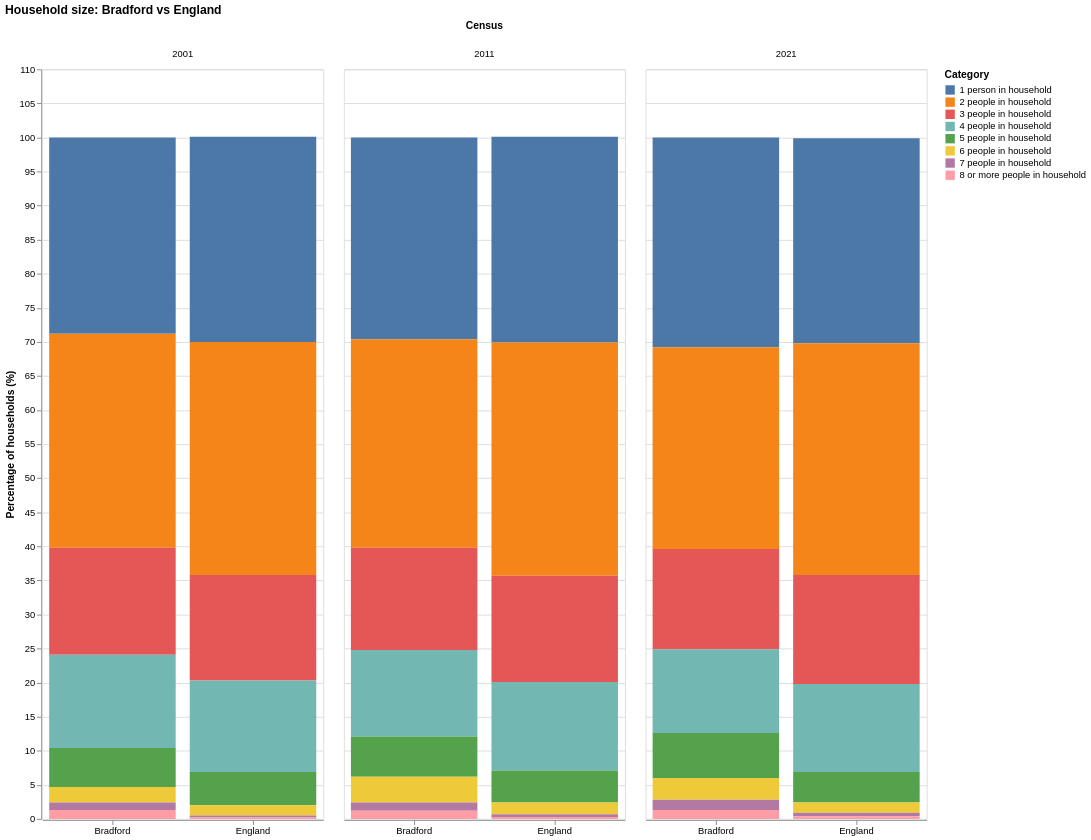

Here is the notebook cell this chart was saved with:
### Code cell
plot_bradford_vs_england(
    df_size,
    title="Household size: Bradford vs England"
)

### Figure 1 — Vega-Lite specification as saved in the notebook (floating-point values rounded to 4 significant figures)
{"config": {"view": {"continuousWidth": 300, "continuousHeight": 300}}, "data": {"name": "data-c8ead5de00327df35d425ec0fd7a8bcb"}, "mark": {"type": "bar"}, "encoding": {"color": {"field": "class_name", "title": "Category", "type": "nominal"}, "column": {"field": "census", "title": "Census", "type": "ordinal"}, "tooltip": [{"field": "geography_name", "title": "Area", "type": "nominal"}, {"field": "census", "title": "Census", "type": "ordinal"}, {"field": "class_name", "title": "Category", "type": "nominal"}, {"field": "number", "format": ",.0f", "title": "Number", "type": "quantitative"}, {"field": "pct", "format": ".1f", "title": "Percentage", "type": "quantitative"}], "x": {"axis": {"labelAngle": 0}, "field": "geography_name", "sort": ["Bradford", "England"], "title": null, "type": "nominal"}, "y": {"field": "pct", "title": "Percentage of households (%)", "type": "quantitative"}}, "height": 800, "title": "Household size: Bradford vs England", "width": 300, "$schema": "https://vega.github.io/schema/vega-lite/v5.20.1.json", "datasets": {"data-c8ead5de00327df35d425ec0fd7a8bcb": [{"census": "2001", "geography_code": "E08000032", "geography_type": "local authority district", "geography_name": "Bradford", "class_order": 1, "class_name": "1 person in household", "class_type": "Household Size", "number": 51990.0, "total_households": 180200.0, "pct": 28.8}, {"census": "2001", "geography_code": "E08000032", "geography_type": "local authority district", "geography_name": "Bradford", "class_order": 2, "class_name": "2 people in household", "class_type": "Household Size", "number": 56560.0, "total_households": 180200.0, "pct": 31.4}, {"census": "2001", "geography_code": "E08000032", "geography_type": "local authority district", "geography_name": "Bradford", "class_order": 3, "class_name": "3 people in household", "class_type": "Household Size", "number": 28360.0, "total_households": 180200.0, "pct": 15.7}, {"census": "2001", "geography_code": "E08000032", "geography_type": "local authority district", "geography_name": "Bradford", "class_order": 4, "class_name": "4 people in household", "class_type": "Household Size", "number": 24670.0, "total_households": 180200.0, "pct": 13.7}, {"census": "2001", "geography_code": "E08000032", "geography_type": "local authority district", "geography_name": "Bradford", "class_order": 5, "class_name": "5 people in household", "class_type": "Household Size", "number": 10250.0, "total_households": 180200.0, "pct": 5.7}, {"census": "2001", "geography_code": "E08000032", "geography_type": "local authority district", "geography_name": "Bradford", "class_order": 6, "class_name": "6 people in household", "class_type": "Household Size", "number": 4060.0, "total_households": 180200.0, "pct": 2.3}, {"census": "2001", "geography_code": "E08000032", "geography_type": "local authority district", "geography_name": "Bradford", "class_order": 7, "class_name": "7 people in household", "class_type": "Household Size", "number": 1998.0, "total_households": 180200.0, "pct": 1.1}, {"census": "2001", "geography_code": "E08000032", "geography_type": "local authority district", "geography_name": "Bradford", "class_order": 8, "class_name": "8 or more people in household", "class_type": "Household Size", "number": 2368.0, "total_households": 180200.0, "pct": 1.3}, {"census": "2001", "geography_code": "E92000001", "geography_type": "countries", "geography_name": "England", "class_order": 1, "class_name": "1 person in household", "class_type": "Household Size", "number": 6150000.0, "total_households": 20450000.0, "pct": 30.1}, {"census": "2001", "geography_code": "E92000001", "geography_type": "countries", "geography_name": "England", "class_order": 2, "class_name": "2 people in household", "class_type": "Household Size", "number": 6986000.0, "total_households": 20450000.0, "pct": 34.2}, {"census": "2001", "geography_code": "E92000001", "geography_type": "countries", "geography_name": "England", "class_order": 3, "class_name": "3 people in household", "class_type": "Household Size", "number": 3161000.0, "total_households": 20450000.0, "pct": 15.5}, {"census": "2001", "geography_code": "E92000001", "geography_type": "countries", "geography_name": "England", "class_order": 4, "class_name": "4 people in household", "class_type": "Household Size", "number": 2733000.0, "total_households": 20450000.0, "pct": 13.4}, {"census": "2001", "geography_code": "E92000001", "geography_type": "countries", "geography_name": "England", "class_order": 5, "class_name": "5 people in household", "class_type": "Household Size", "number": 1009000.0, "total_households": 20450000.0, "pct": 4.9}, {"census": "2001", "geography_code": "E92000001", "geography_type": "countries", "geography_name": "England", "class_order": 6, "class_name": "6 people in household", "class_type": "Household Size", "number": 297900.0, "total_households": 20450000.0, "pct": 1.5}, {"census": "2001", "geography_code": "E92000001", "geography_type": "countries", "geography_name": "England", "class_order": 7, "class_name": "7 people in household", "class_type": "Household Size", "number": 69730.0, "total_households": 20450000.0, "pct": 0.3}, {"census": "2001", "geography_code": "E92000001", "geography_type": "countries", "geography_name": "England", "class_order": 8, "class_name": "8 or more people in household", "class_type": "Household Size", "number": 44480.0, "total_households": 20450000.0, "pct": 0.2}, {"census": "2011", "geography_code": "E08000032", "geography_type": "local authority district", "geography_name": "Bradford", "class_order": 1, "class_name": "1 person in household", "class_type": "Household Size", "number": 58930.0, "total_households": 199300.0, "pct": 29.6}, {"census": "2011", "geography_code": "E08000032", "geography_type": "local authority district", "geography_name": "Bradford", "class_order": 2, "class_name": "2 people in household", "class_type": "Household Size", "number": 60940.0, "total_households": 199300.0, "pct": 30.6}, {"census": "2011", "geography_code": "E08000032", "geography_type": "local authority district", "geography_name": "Bradford", "class_order": 3, "class_name": "3 people in household", "class_type": "Household Size", "number": 29950.0, "total_households": 199300.0, "pct": 15.0}, {"census": "2011", "geography_code": "E08000032", "geography_type": "local authority district", "geography_name": "Bradford", "class_order": 4, "class_name": "4 people in household", "class_type": "Household Size", "number": 25310.0, "total_households": 199300.0, "pct": 12.7}, {"census": "2011", "geography_code": "E08000032", "geography_type": "local authority district", "geography_name": "Bradford", "class_order": 5, "class_name": "5 people in household", "class_type": "Household Size", "number": 11830.0, "total_households": 199300.0, "pct": 5.9}, {"census": "2011", "geography_code": "E08000032", "geography_type": "local authority district", "geography_name": "Bradford", "class_order": 6, "class_name": "6 people in household", "class_type": "Household Size", "number": 7528.0, "total_households": 199300.0, "pct": 3.8}, {"census": "2011", "geography_code": "E08000032", "geography_type": "local authority district", "geography_name": "Bradford", "class_order": 7, "class_name": "7 people in household", "class_type": "Household Size", "number": 2355.0, "total_households": 199300.0, "pct": 1.2}, {"census": "2011", "geography_code": "E08000032", "geography_type": "local authority district", "geography_name": "Bradford", "class_order": 8, "class_name": "8 or more people in household", "class_type": "Household Size", "number": 2442.0, "total_households": 199300.0, "pct": 1.2}, {"census": "2011", "geography_code": "E92000001", "geography_type": "countries", "geography_name": "England", "class_order": 1, "class_name": "1 person in household", "class_type": "Household Size", "number": 6666000.0, "total_households": 22060000.0, "pct": 30.2}, {"census": "2011", "geography_code": "E92000001", "geography_type": "countries", "geography_name": "England", "class_order": 2, "class_name": "2 people in household", "class_type": "Household Size", "number": 7544000.0, "total_households": 22060000.0, "pct": 34.2}, {"census": "2011", "geography_code": "E92000001", "geography_type": "countries", "geography_name": "England", "class_order": 3, "class_name": "3 people in household", "class_type": "Household Size", "number": 3438000.0, "total_households": 22060000.0, "pct": 15.6}, {"census": "2011", "geography_code": "E92000001", "geography_type": "countries", "geography_name": "England", "class_order": 4, "class_name": "4 people in household", "class_type": "Household Size", "number": 2867000.0, "total_households": 22060000.0, "pct": 13.0}, {"census": "2011", "geography_code": "E92000001", "geography_type": "countries", "geography_name": "England", "class_order": 5, "class_name": "5 people in household", "class_type": "Household Size", "number": 1028000.0, "total_households": 22060000.0, "pct": 4.7}, {"census": "2011", "geography_code": "E92000001", "geography_type": "countries", "geography_name": "England", "class_order": 6, "class_name": "6 people in household", "class_type": "Household Size", "number": 369200.0, "total_households": 22060000.0, "pct": 1.7}, {"census": "2011", "geography_code": "E92000001", "geography_type": "countries", "geography_name": "England", "class_order": 7, "class_name": "7 people in household", "class_type": "Household Size", "number": 88820.0, "total_households": 22060000.0, "pct": 0.4}, {"census": "2011", "geography_code": "E92000001", "geography_type": "countries", "geography_name": "England", "class_order": 8, "class_name": "8 or more people in household", "class_type": "Household Size", "number": 61270.0, "total_households": 22060000.0, "pct": 0.3}, {"census": "2021", "geography_code": "E08000032", "geography_type": "local authority district", "geography_name": "Bradford", "class_order": 2, "class_name": "1 person in household", "class_type": "Household size", "number": 64600.0, "total_households": 209900.0, "pct": 30.8}, {"census": "2021", "geography_code": "E08000032", "geography_type": "local authority district", "geography_name": "Bradford", "class_order": 3, "class_name": "2 people in household", "class_type": "Household size", "number": 62120.0, "total_households": 209900.0, "pct": 29.6}, {"census": "2021", "geography_code": "E08000032", "geography_type": "local authority district", "geography_name": "Bradford", "class_order": 4, "class_name": "3 people in household", "class_type": "Household size", "number": 30900.0, "total_households": 209900.0, "pct": 14.7}, {"census": "2021", "geography_code": "E08000032", "geography_type": "local authority district", "geography_name": "Bradford", "class_order": 5, "class_name": "4 people in household", "class_type": "Household size", "number": 25840.0, "total_households": 209900.0, "pct": 12.3}, {"census": "2021", "geography_code": "E08000032", "geography_type": "local authority district", "geography_name": "Bradford", "class_order": 6, "class_name": "5 people in household", "class_type": "Household size", "number": 13920.0, "total_households": 209900.0, "pct": 6.6}, {"census": "2021", "geography_code": "E08000032", "geography_type": "local authority district", "geography_name": "Bradford", "class_order": 7, "class_name": "6 people in household", "class_type": "Household size", "number": 6663.0, "total_households": 209900.0, "pct": 3.2}, {"census": "2021", "geography_code": "E08000032", "geography_type": "local authority district", "geography_name": "Bradford", "class_order": 8, "class_name": "7 people in household", "class_type": "Household size", "number": 3195.0, "total_households": 209900.0, "pct": 1.5}, {"census": "2021", "geography_code": "E08000032", "geography_type": "local authority district", "geography_name": "Bradford", "class_order": 9, "class_name": "8 or more people in household", "class_type": "Household size", "number": 2638.0, "total_households": 209900.0, "pct": 1.3}, {"census": "2021", "geography_code": "E92000001", "geography_type": "countries", "geography_name": "England", "class_order": 2, "class_name": "1 person in household", "class_type": "Household size", "number": 7052000.0, "total_households": 23440000.0, "pct": 30.1}, {"census": "2021", "geography_code": "E92000001", "geography_type": "countries", "geography_name": "England", "class_order": 3, "class_name": "2 people in household", "class_type": "Household size", "number": 7978000.0, "total_households": 23440000.0, "pct": 34.0}, {"census": "2021", "geography_code": "E92000001", "geography_type": "countries", "geography_name": "England", "class_order": 4, "class_name": "3 people in household", "class_type": "Household size", "number": 3743000.0, "total_households": 23440000.0, "pct": 16.0}, {"census": "2021", "geography_code": "E92000001", "geography_type": "countries", "geography_name": "England", "class_order": 5, "class_name": "4 people in household", "class_type": "Household size", "number": 3025000.0, "total_households": 23440000.0, "pct": 12.9}, {"census": "2021", "geography_code": "E92000001", "geography_type": "countries", "geography_name": "England", "class_order": 6, "class_name": "5 people in household", "class_type": "Household size", "number": 1060000.0, "total_households": 23440000.0, "pct": 4.5}, {"census": "2021", "geography_code": "E92000001", "geography_type": "countries", "geography_name": "England", "class_order": 7, "class_name": "6 people in household", "class_type": "Household size", "number": 358800.0, "total_households": 23440000.0, "pct": 1.5}, {"census": "2021", "geography_code": "E92000001", "geography_type": "countries", "geography_name": "England", "class_order": 8, "class_name": "7 people in household", "class_type": "Household size", "number": 126000.0, "total_households": 23440000.0, "pct": 0.5}, {"census": "2021", "geography_code": "E92000001", "geography_type": "countries", "geography_name": "England", "class_order": 9, "class_name": "8 or more people in household", "class_type": "Household size", "number": 92420.0, "total_households": 23440000.0, "pct": 0.4}]}}
